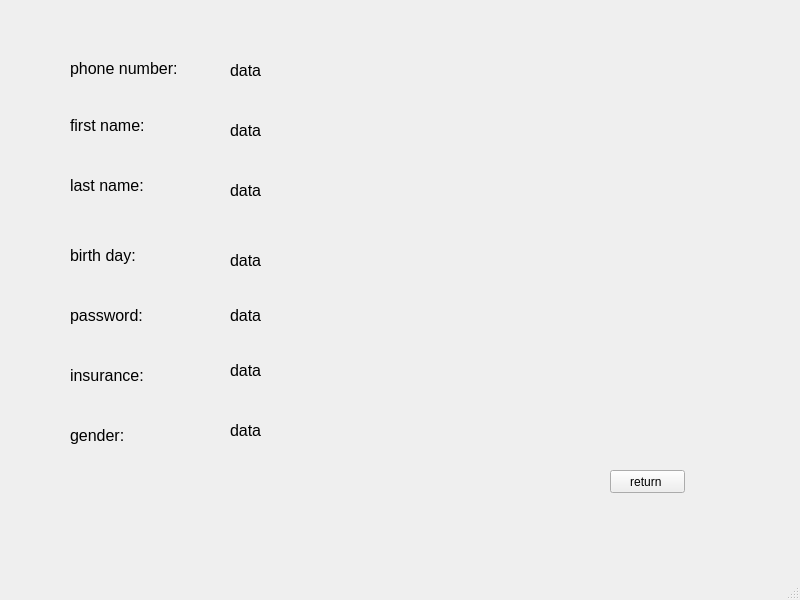
<?xml version="1.0" encoding="UTF-8"?>
<ui version="4.0">
 <class>user_show_window</class>
 <widget class="QMainWindow" name="user_show_window">
  <property name="geometry">
   <rect>
    <x>0</x>
    <y>0</y>
    <width>800</width>
    <height>600</height>
   </rect>
  </property>
  <property name="windowTitle">
   <string>MainWindow</string>
  </property>
  <widget class="QWidget" name="centralwidget">
   <widget class="QLabel" name="label">
    <property name="geometry">
     <rect>
      <x>70</x>
      <y>53</y>
      <width>111</width>
      <height>31</height>
     </rect>
    </property>
    <property name="font">
     <font>
      <pointsize>12</pointsize>
     </font>
    </property>
    <property name="text">
     <string>phone number:</string>
    </property>
   </widget>
   <widget class="QLabel" name="label_2">
    <property name="geometry">
     <rect>
      <x>70</x>
      <y>110</y>
      <width>111</width>
      <height>31</height>
     </rect>
    </property>
    <property name="font">
     <font>
      <pointsize>12</pointsize>
     </font>
    </property>
    <property name="text">
     <string>first name:</string>
    </property>
   </widget>
   <widget class="QLabel" name="label_3">
    <property name="geometry">
     <rect>
      <x>70</x>
      <y>170</y>
      <width>111</width>
      <height>31</height>
     </rect>
    </property>
    <property name="font">
     <font>
      <pointsize>12</pointsize>
     </font>
    </property>
    <property name="text">
     <string>last name:</string>
    </property>
   </widget>
   <widget class="QLabel" name="label_4">
    <property name="geometry">
     <rect>
      <x>70</x>
      <y>240</y>
      <width>111</width>
      <height>31</height>
     </rect>
    </property>
    <property name="font">
     <font>
      <pointsize>12</pointsize>
     </font>
    </property>
    <property name="text">
     <string>birth day:</string>
    </property>
   </widget>
   <widget class="QLabel" name="label_5">
    <property name="geometry">
     <rect>
      <x>70</x>
      <y>300</y>
      <width>111</width>
      <height>31</height>
     </rect>
    </property>
    <property name="font">
     <font>
      <pointsize>12</pointsize>
     </font>
    </property>
    <property name="text">
     <string>password:</string>
    </property>
   </widget>
   <widget class="QLabel" name="label_7">
    <property name="geometry">
     <rect>
      <x>70</x>
      <y>360</y>
      <width>111</width>
      <height>31</height>
     </rect>
    </property>
    <property name="font">
     <font>
      <pointsize>12</pointsize>
     </font>
    </property>
    <property name="text">
     <string>insurance:</string>
    </property>
   </widget>
   <widget class="QLabel" name="label_6">
    <property name="geometry">
     <rect>
      <x>70</x>
      <y>420</y>
      <width>111</width>
      <height>31</height>
     </rect>
    </property>
    <property name="font">
     <font>
      <pointsize>12</pointsize>
     </font>
    </property>
    <property name="text">
     <string>gender:</string>
    </property>
   </widget>
   <widget class="QLabel" name="phone_number">
    <property name="geometry">
     <rect>
      <x>230</x>
      <y>50</y>
      <width>301</width>
      <height>41</height>
     </rect>
    </property>
    <property name="font">
     <font>
      <pointsize>12</pointsize>
     </font>
    </property>
    <property name="text">
     <string>data</string>
    </property>
   </widget>
   <widget class="QLabel" name="first_name">
    <property name="geometry">
     <rect>
      <x>230</x>
      <y>110</y>
      <width>301</width>
      <height>41</height>
     </rect>
    </property>
    <property name="font">
     <font>
      <pointsize>12</pointsize>
     </font>
    </property>
    <property name="text">
     <string>data</string>
    </property>
   </widget>
   <widget class="QLabel" name="last_name">
    <property name="geometry">
     <rect>
      <x>230</x>
      <y>170</y>
      <width>301</width>
      <height>41</height>
     </rect>
    </property>
    <property name="font">
     <font>
      <pointsize>12</pointsize>
     </font>
    </property>
    <property name="text">
     <string>data</string>
    </property>
   </widget>
   <widget class="QLabel" name="birth_day">
    <property name="geometry">
     <rect>
      <x>230</x>
      <y>240</y>
      <width>301</width>
      <height>41</height>
     </rect>
    </property>
    <property name="font">
     <font>
      <pointsize>12</pointsize>
     </font>
    </property>
    <property name="text">
     <string>data</string>
    </property>
   </widget>
   <widget class="QLabel" name="insurance">
    <property name="geometry">
     <rect>
      <x>230</x>
      <y>350</y>
      <width>301</width>
      <height>41</height>
     </rect>
    </property>
    <property name="font">
     <font>
      <pointsize>12</pointsize>
     </font>
    </property>
    <property name="text">
     <string>data</string>
    </property>
   </widget>
   <widget class="QLabel" name="gender">
    <property name="geometry">
     <rect>
      <x>230</x>
      <y>410</y>
      <width>301</width>
      <height>41</height>
     </rect>
    </property>
    <property name="font">
     <font>
      <pointsize>12</pointsize>
     </font>
    </property>
    <property name="text">
     <string>data</string>
    </property>
   </widget>
   <widget class="QLabel" name="password">
    <property name="geometry">
     <rect>
      <x>230</x>
      <y>300</y>
      <width>301</width>
      <height>31</height>
     </rect>
    </property>
    <property name="font">
     <font>
      <pointsize>12</pointsize>
     </font>
    </property>
    <property name="text">
     <string>data</string>
    </property>
   </widget>
   <widget class="QPushButton" name="return_to_main_btn">
    <property name="geometry">
     <rect>
      <x>610</x>
      <y>470</y>
      <width>75</width>
      <height>23</height>
     </rect>
    </property>
    <property name="text">
     <string>return </string>
    </property>
   </widget>
  </widget>
  <widget class="QMenuBar" name="menubar">
   <property name="geometry">
    <rect>
     <x>0</x>
     <y>0</y>
     <width>800</width>
     <height>21</height>
    </rect>
   </property>
  </widget>
  <widget class="QStatusBar" name="statusbar"/>
 </widget>
 <resources/>
 <connections/>
</ui>
